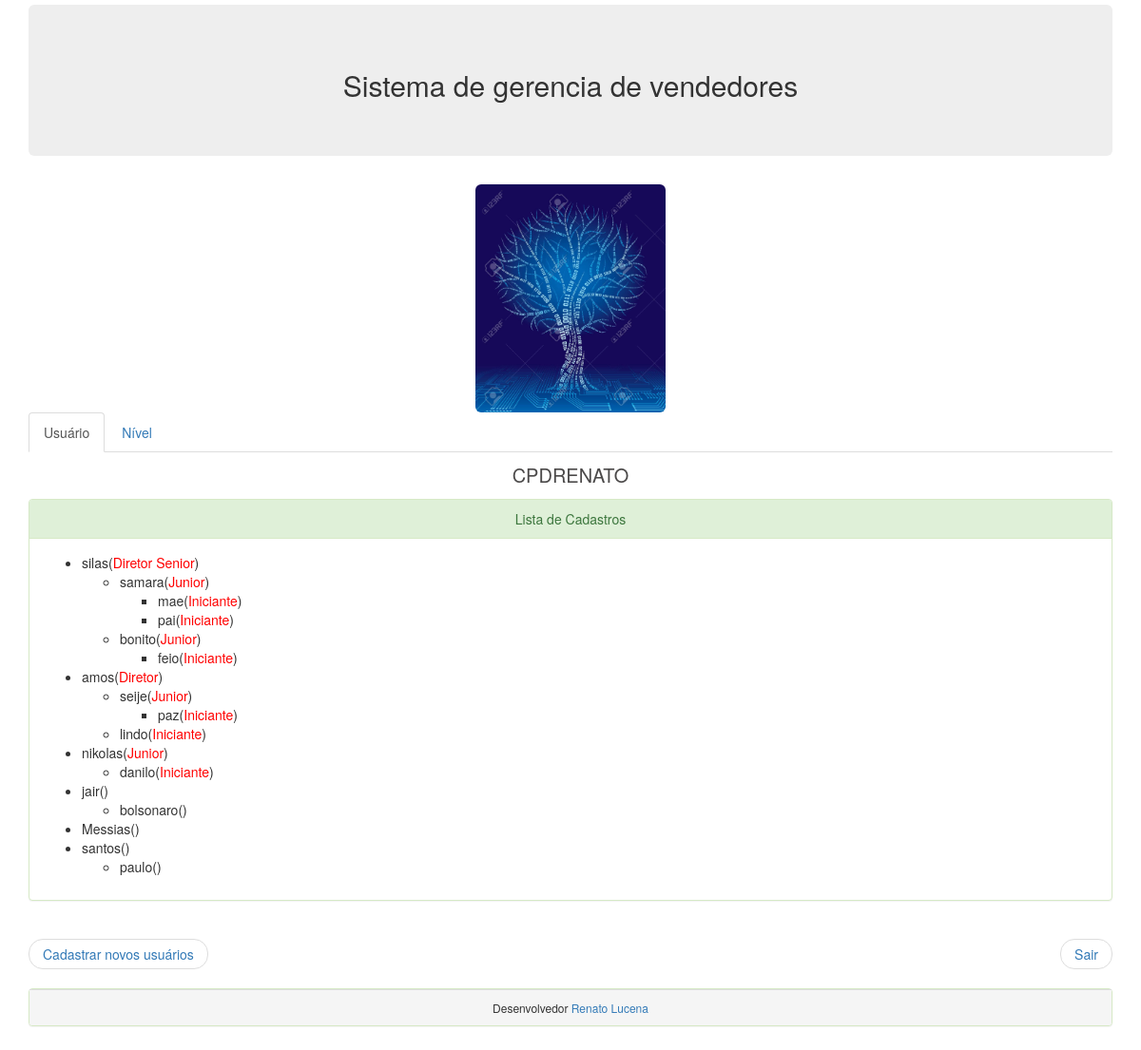
/index.php (signed in), run on the app's committed database.
### tables this page shows
CREATE TABLE IF NOT EXISTS `usuarios` (
  `id` int(11) NOT NULL AUTO_INCREMENT,
  `id_pai` int(11) DEFAULT NULL,
  `patente` int(11) NOT NULL COMMENT '1',
  `nome` varchar(100) NOT NULL,
  `email` varchar(100) NOT NULL,
  `senha` varchar(32) NOT NULL,
  PRIMARY KEY (`id`)
);

CREATE TABLE IF NOT EXISTS `patentes` (
  `id` int(11) NOT NULL AUTO_INCREMENT,
  `nome` varchar(50) NOT NULL,
  `min` int(11) NOT NULL,
  PRIMARY KEY (`id`)
);

### config.php (called while the page is built, shortened)
<?php
$limite = 3;

### funcoes.php (the view, shortened to what this page needs)
<?php
function listar($id, $limite) {
    $lista = array();
    global $pdo;
    $sql = $pdo->prepare("SELECT usuarios.id, usuarios.id_pai, usuarios.patente, usuarios.nome, patentes.nome as
     p_nome FROM usuarios LEFT JOIN patentes ON patentes.id = usuarios.patente WHERE usuarios.id_pai = :id");
    $sql->bindValue(':id', $id);
    $sql->execute();
      if($sql->rowCount() > 0) {
          $lista = $sql->fetchALL(PDO::FETCH_ASSOC);
          foreach($lista as $chave => $usuario) {
            $lista[$chave]['filhos'] = array();
              if($limite > 0) {
                $lista[$chave]['filhos'] = listar($usuario['id'], $limite-1);
              }
          }
      }
      return $lista;
}
function exibir($array) {
    echo '<ul>';
    foreach($array as $usuario) {
        echo'<li>';
         echo $usuario['nome'].'(<span style="color:red">'.$usuario["p_nome"].'</span>)';
        if(count($usuario['filhos']) > 0) {
            exibir($usuario['filhos']);
        }
        echo '</li>';
    }
    echo '</ul>';
}

### index.php (shortened to what this page needs)
<!DOCTYPE html>
<html>
<head>
    <link rel="stylesheet" type="text/css" media="screen" href="css/bootstrap.min.css" />
    <link rel="stylesheet" type="text/css" media="screen" href="style.css" />
</head>
<?php
require 'config.php';
require_once 'funcoes.php';
$id = $_SESSION['mmnlogin'];
$sql = $pdo->prepare("SELECT
usuarios.nome,
patentes.nome as p_nome FROM usuarios LEFT JOIN patentes ON
patentes.id = usuarios.patente
WHERE usuarios.id = :id");
    $sql->bindValue(':id', $id);
    $sql->execute();
  if($sql->rowCount() > 0) {
    $sql = $sql->fetch();
    $nome = $sql['nome'];
  }
  else {
      header('Location: login.php');
      exit;
  }
$lista = listar($id, $limite);
?>
<body>
    <div class='container'>
        <div class='jumbotron text-center'>
            <h2> Sistema de gerencia de vendedores</h2>
        </div>
           <img src="imagens/tree-consist-of-binary-code-.jpg" class="img-responsive img-rounded " width="200" height="200">
        <ul class="nav nav-tabs">
            <li class="active">
                <a href="#home" data-toggle='tab'>Usuário</a>
            </li>
            <li>
                <a href="#sobre" data-toggle='tab'>Nível</a>
            </li>
        </ul>
        <div class="tab-content">
            <div id='home' class="tab-pane active in fade">
                <?php echo $nome; ?>
            </div>
        </div>
        <div class="row">
            <div class="col-sm-12">
                <div class="panel panel-success">
                    <div class="panel-heading">Lista de Cadastros</div>
                        <div class="panel-body">
                            <?php exibir($lista); ?>
                    </div>
                </div>
            </div>
        </div>
        <ul class="pager">
            <li class="previous"><a href='cadastro.php'>Cadastrar novos usuários</a></li>
            <li class="next"><a href='sair.php'>Sair</a></li>
        </ul>
        <div class="panel panel-success">
            <div class="panel-footer">Desenvolvedor
                 <a href='#' target='blank' id='link-1'>Renato Lucena</a>
            </div>
        </div>
</body>
</html>

### style.css (style rules this page uses)
body { padding: 5px; }
.tab-pane, .active .in .fade { color:rgb(75, 73, 73); font-size: 20px; text-transform: uppercase; }
.container { text-align: center; }
.panel-body { text-align: left; }
.row { margin-top: 10px; }
.tab-content { margin-top: 10px; }
.img-rounded { margin:auto; }
#link-1 { text-decoration: none; }
.panel-footer { font-size: 12px; }

### data on the page
usuarios: nome "CPDRENATO"
usuarios: nome "silas", patentes.nome "Diretor Senior"
usuarios: nome "samara", patentes.nome "Junior"
usuarios: nome "mae", patentes.nome "Iniciante"
usuarios: nome "pai", patentes.nome "Iniciante"
usuarios: nome "bonito", patentes.nome "Junior"
usuarios: nome "feio", patentes.nome "Iniciante"
usuarios: nome "amos", patentes.nome "Diretor"
usuarios: nome "seije", patentes.nome "Junior"
usuarios: nome "paz", patentes.nome "Iniciante"
usuarios: nome "lindo", patentes.nome "Iniciante"
usuarios: nome "nikolas", patentes.nome "Junior"
usuarios: nome "danilo", patentes.nome "Iniciante"
usuarios: nome "jair"
usuarios: nome "bolsonaro"
usuarios: nome "Messias"
usuarios: nome "santos"
usuarios: nome "paulo"
